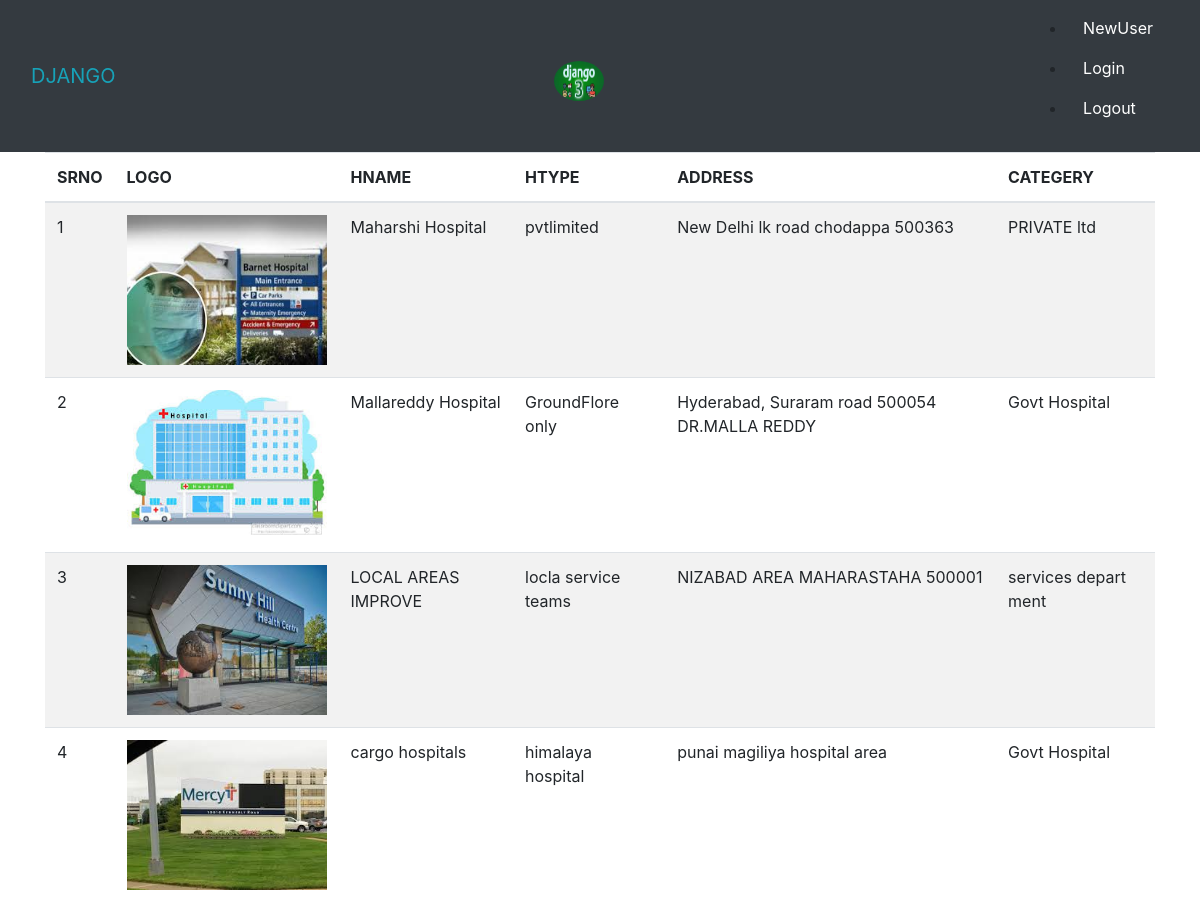
The app's page /hospital/hospital_data with its own data.
### hospital/models.py (models this page shows, shortened)
class Hospitals(models.Model):
    hospital_id = models.IntegerField()
    category = models.ForeignKey('Hospital_Type',on_delete=models.CASCADE)
    htype = models.CharField(max_length=300)
    name = models.CharField(max_length=20)
    slug = models.SlugField(max_length=300)
    address = models.TextField()
    updateDate = models.DateField(default = datetime.now)
    logo = models.ImageField(upload_to="images/",blank=True)
    class Meta:
        verbose_name_plural = "HOSPITAL INFO "

class Hospital_Type(models.Model):
    type_name = models.CharField(max_length=300)
    slug = models.SlugField(max_length=300)
    def __str__(self):
        return self.type_name

### hospital/views.py (the view)
# urls.py: path('hospital_data',views.hospital_data_view,name = "hospital_data"),
def hospital_data_view(request):
    Hospital_all_data = Hospitals.objects.all()  # query set select * from . Hospital
    return render(request,'hospital/hospital.html',{'Hospital_all_data':Hospital_all_data})

### hospital/templates/hospital/hospital.html
{% include "base/base.html" %}
{% load static  %}
{% block content %}
<div class="container">
    <table class="table table-striped table-hover table-center">
        <thead class="border=2">
            <tr>
                <th>SRNO</th>
                <th>LOGO</th>
                <th>HNAME</th>
                <th>HTYPE</th>
                <th>ADDRESS</th>
                <th>CATEGERY</th>
            </tr>
        </thead>
        <tbody>
        {% for display_data in Hospital_all_data %}
            <tr>
                <td>{{display_data.id}}</td>
                <td><img src="{{ display_data.logo.url }}" alt="no-images" width="200px" height="150px" class="img-fluied"></td>
                <td>{{display_data.name}}</td>
                <td>{{display_data.htype}}</td>
                <td>{{display_data.address}}</td>
                <td>{{display_data.category}}</td>
            </tr>
            {% endfor %}
        </tbody>
    </table>
</div>
{% endblock content %}

### baseapp/templates/base/base.html (shortened to what this page needs)
<!doctype html>
{% load static %}
<html lang="en">
<head>
  <link rel="stylesheet" href="https://maxcdn.bootstrapcdn.com/bootstrap/4.0.0/css/bootstrap.min.css"
>
</head>
<body>
  <nav class="navbar navbar-expand-lg navbar-light bg-dark">
    <div class="container-fluid">
      <a class="navbar-brand text-info" href="/">DJANGO</a>
      <img class="round" src="{% static 'base/images/logo.jpg' %}" class="rounded-circle" />
      {% if request.user.is_authenticated %}
      <div class="collapse navbar-collapse" id="navbarNav">
        <ul class="navbar-nav">
          <li class="nav-item">
            <a class="nav-link active text-white" aria-current="page" href="{% url 'hospital_data' %}">HOSPITAL</a>
          </li>
          <li class="nav-item">
            <a class="nav-link text-white" href="{% url 'patient_urls' %}">PATIENCE</a>
          </li>
          <li class="nav-item">
            <a class="nav-link text-white" href="{% url 'insurence' %}">INSURENCECOMPANIES</a>
          </li>
          <li class="nav-item">
            <a class="nav-link text-white" href="{% url 'claim' %}">CLAIMSTATUES</a>
          </li>
          <li class="nav-item">
            <a class="nav-link text-white" href="{% url 'all_models' %}">Q-Models</a>
          </li>
          <li class="nav-item">
            <a class="nav-link text-white" href="{% url 'conatct' %}">CONATC</a>
          </li>
          <li class="nav-item">
            <a class="nav-link text-white" href="{% url 'conatctModel' %}">CONTACTDATA</a>
          </li>
          <li class="nav-item">
            <a class="nav-link text-white" href="{% url 'admin:index' %}">ADMINSITE</a>
          </li>
          <li class="nav-item">
            <a class="nav-link text-white" href="{% url 'logoutss' %}">Logout</a>
          </li>
          {% else %}
          <ul>
            <li class="nav-item">
              <a class="nav-link text-white" href="{% url 'userregistration' %}">NewUser</a>
            </li>
            <li class="nav-item">
              <a class="nav-link text-white" href="{% url 'login' %}">Login</a>
            </li>
            <li class="nav-item">
              <a class="nav-link text-white" href="{% url 'logoutss' %}">Logout</a>
            </li>
          </ul>
          {% endif %}
      </div>
  </nav>
</body>
</html>

### baseapp/templates/base/base.html (style rules this page uses)
.round { margin-top: 10px; border-radius: 50%; width: 50px; height: 40px; }

### records on screen
Hospitals: id "1", logo (picture), name "Maharshi Hospital", htype "pvtlimited", address "New Delhi lk road chodappa 500363", category "PRIVATE ltd"
Hospitals: id "2", logo (picture), name "Mallareddy Hospital", htype "GroundFlore only", address "Hyderabad, Suraram road 500054 DR.MALLA REDDY", category "Govt Hospital"
Hospitals: id "3", logo (picture), name "LOCAL AREAS IMPROVE", htype "locla service teams", address "NIZABAD AREA MAHARASTAHA 500001", category "services depart ment"
Hospitals: id "4", logo (picture), name "cargo hospitals", htype "himalaya hospital", address "punai magiliya hospital area", category "Govt Hospital"
